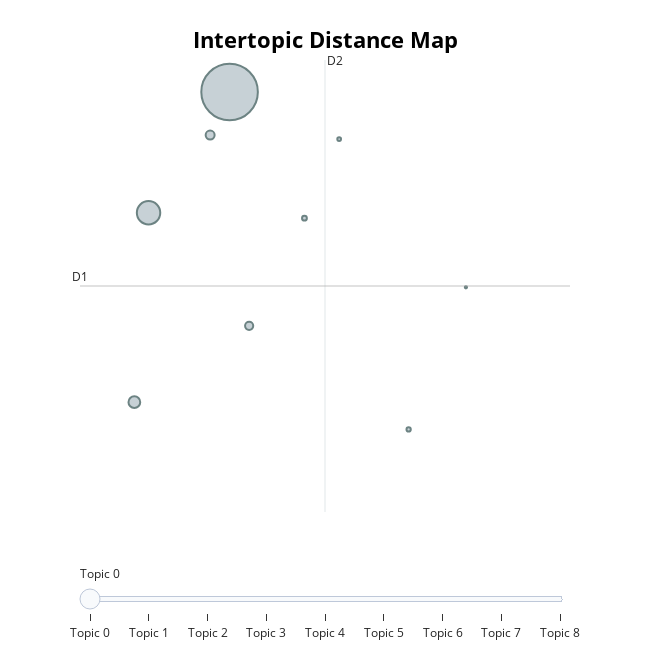
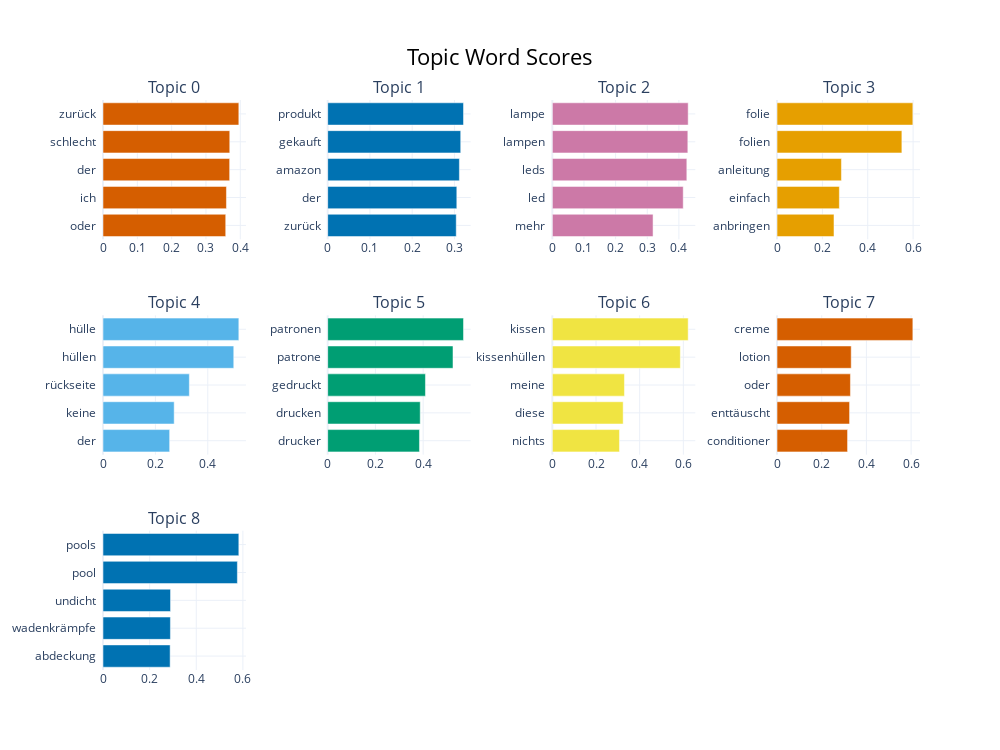

Write notebook code for charts like these, in order.
### Markdown cell above
#### **Visualization of German topic space**

We visualize the German topics in a 2D projection to see how well-separated they are. In the bar chart, we can inspect particular words in those clusters along with their significance.

### Code cell
fig_map = topic_model_baseline_german.visualize_topics()
fig_map.show()

fig_bar = topic_model_baseline_german.visualize_barchart(top_n_topics=10)
fig_bar.show()

### Figure 1 — Plotly figure (JSON) as saved in the notebook; plotly's stock layout.template omitted (floating-point values rounded to 4 significant figures)
{"data": [{"customdata": [[0, "zurück | schlecht | der | ich | oder", 23893], [1, "produkt | gekauft | amazon | der | zurück", 4097], [2, "lampe | lampen | leds | led | mehr", 1034], [3, "folie | folien | anleitung | einfach | anbringen", 602], [4, "hülle | hüllen | rückseite | keine | der", 499], [5, "patronen | patrone | gedruckt | drucken | drucker", 173], [6, "kissen | kissenhüllen | meine | diese | nichts", 137], [7, "creme | lotion | oder | enttäuscht | conditioner", 103], [8, "pools | pool | undicht | wadenkrämpfe | abdeckung", 38]], "hovertemplate": "<b>Topic %{customdata[0]}</b><br>%{customdata[1]}<br>Size: %{customdata[2]}", "legendgroup": "", "marker": {"color": "#B0BEC5", "size": [23893, 4097, 1034, 602, 499, 173, 137, 103, 38], "sizemode": "area", "sizeref": 14.93, "symbol": "circle", "line": {"color": "DarkSlateGrey", "width": 2}}, "mode": "markers", "name": "", "orientation": "v", "showlegend": false, "x": [3.267, 2.689, 2.587, 3.129, 3.407, 3.802, 4.546, 4.05, 4.955], "xaxis": "x", "y": [-3.051, -4.782, -7.496, -3.67, -6.402, -4.86, -7.886, -3.726, -5.849], "yaxis": "y", "type": "scatter"}], "layout": {"xaxis": {"anchor": "y", "domain": [0.0, 1.0], "title": {"text": ""}, "visible": false, "range": [2.199, 5.698]}, "yaxis": {"anchor": "x", "domain": [0.0, 1.0], "title": {"text": ""}, "visible": false, "range": [-9.069, -2.593]}, "legend": {"tracegroupgap": 0, "itemsizing": "constant"}, "margin": {"t": 60}, "title": {"font": {"size": 22, "color": "Black"}, "text": "<b>Intertopic Distance Map</b>", "y": 0.95, "x": 0.5, "xanchor": "center", "yanchor": "top"}, "hoverlabel": {"font": {"size": 16, "family": "Rockwell"}, "bgcolor": "white"}, "width": 650, "height": 650, "sliders": [{"active": 0, "pad": {"t": 50}, "steps": [{"args": [{"marker.color": [["red", "#B0BEC5", "#B0BEC5", "#B0BEC5", "#B0BEC5", "#B0BEC5", "#B0BEC5", "#B0BEC5", "#B0BEC5"]]}], "label": "Topic 0", "method": "update"}, {"args": [{"marker.color": [["#B0BEC5", "red", "#B0BEC5", "#B0BEC5", "#B0BEC5", "#B0BEC5", "#B0BEC5", "#B0BEC5", "#B0BEC5"]]}], "label": "Topic 1", "method": "update"}, {"args": [{"marker.color": [["#B0BEC5", "#B0BEC5", "red", "#B0BEC5", "#B0BEC5", "#B0BEC5", "#B0BEC5", "#B0BEC5", "#B0BEC5"]]}], "label": "Topic 2", "method": "update"}, {"args": [{"marker.color": [["#B0BEC5", "#B0BEC5", "#B0BEC5", "red", "#B0BEC5", "#B0BEC5", "#B0BEC5", "#B0BEC5", "#B0BEC5"]]}], "label": "Topic 3", "method": "update"}, {"args": [{"marker.color": [["#B0BEC5", "#B0BEC5", "#B0BEC5", "#B0BEC5", "red", "#B0BEC5", "#B0BEC5", "#B0BEC5", "#B0BEC5"]]}], "label": "Topic 4", "method": "update"}, {"args": [{"marker.color": [["#B0BEC5", "#B0BEC5", "#B0BEC5", "#B0BEC5", "#B0BEC5", "red", "#B0BEC5", "#B0BEC5", "#B0BEC5"]]}], "label": "Topic 5", "method": "update"}, {"args": [{"marker.color": [["#B0BEC5", "#B0BEC5", "#B0BEC5", "#B0BEC5", "#B0BEC5", "#B0BEC5", "red", "#B0BEC5", "#B0BEC5"]]}], "label": "Topic 6", "method": "update"}, {"args": [{"marker.color": [["#B0BEC5", "#B0BEC5", "#B0BEC5", "#B0BEC5", "#B0BEC5", "#B0BEC5", "#B0BEC5", "red", "#B0BEC5"]]}], "label": "Topic 7", "method": "update"}, {"args": [{"marker.color": [["#B0BEC5", "#B0BEC5", "#B0BEC5", "#B0BEC5", "#B0BEC5", "#B0BEC5", "#B0BEC5", "#B0BEC5", "red"]]}], "label": "Topic 8", "method": "update"}]}], "shapes": [{"line": {"color": "#CFD8DC", "width": 2}, "type": "line", "x0": 3.949, "x1": 3.949, "y0": -9.069, "y1": -2.593}, {"line": {"color": "#9E9E9E", "width": 2}, "type": "line", "x0": 2.199, "x1": 5.698, "y0": -5.831, "y1": -5.831}], "annotations": [{"showarrow": false, "text": "D1", "x": 2.199, "y": -5.831, "yshift": 10}, {"showarrow": false, "text": "D2", "x": 3.949, "xshift": 10, "y": -2.593}]}}

### Figure 2 — Plotly figure (JSON) as saved in the notebook; plotly's stock layout.template omitted (floating-point values rounded to 4 significant figures)
{"data": [{"marker": {"color": "#D55E00"}, "orientation": "h", "x": [0.3576, 0.3597, 0.369, 0.3693, 0.3957], "y": ["oder  ", "ich  ", "der  ", "schlecht  ", "zurück  "], "type": "bar", "xaxis": "x", "yaxis": "y"}, {"marker": {"color": "#0072B2"}, "orientation": "h", "x": [0.3042, 0.3056, 0.3117, 0.3148, 0.3214], "y": ["zurück  ", "der  ", "amazon  ", "gekauft  ", "produkt  "], "type": "bar", "xaxis": "x2", "yaxis": "y2"}, {"marker": {"color": "#CC79A7"}, "orientation": "h", "x": [0.3184, 0.4137, 0.4251, 0.4283, 0.4294], "y": ["mehr  ", "led  ", "leds  ", "lampen  ", "lampe  "], "type": "bar", "xaxis": "x3", "yaxis": "y3"}, {"marker": {"color": "#E69F00"}, "orientation": "h", "x": [0.2512, 0.2748, 0.284, 0.5506, 0.599], "y": ["anbringen  ", "einfach  ", "anleitung  ", "folien  ", "folie  "], "type": "bar", "xaxis": "x4", "yaxis": "y4"}, {"marker": {"color": "#56B4E9"}, "orientation": "h", "x": [0.2544, 0.2718, 0.3296, 0.4992, 0.5185], "y": ["der  ", "keine  ", "rückseite  ", "hüllen  ", "hülle  "], "type": "bar", "xaxis": "x5", "yaxis": "y5"}, {"marker": {"color": "#009E73"}, "orientation": "h", "x": [0.3845, 0.3877, 0.4095, 0.5249, 0.5689], "y": ["drucker  ", "drucken  ", "gedruckt  ", "patrone  ", "patronen  "], "type": "bar", "xaxis": "x6", "yaxis": "y6"}, {"marker": {"color": "#F0E442"}, "orientation": "h", "x": [0.3074, 0.3243, 0.3302, 0.5863, 0.6221], "y": ["nichts  ", "diese  ", "meine  ", "kissenhüllen  ", "kissen  "], "type": "bar", "xaxis": "x7", "yaxis": "y7"}, {"marker": {"color": "#D55E00"}, "orientation": "h", "x": [0.3157, 0.3247, 0.3286, 0.3321, 0.6079], "y": ["conditioner  ", "enttäuscht  ", "oder  ", "lotion  ", "creme  "], "type": "bar", "xaxis": "x8", "yaxis": "y8"}, {"marker": {"color": "#0072B2"}, "orientation": "h", "x": [0.288, 0.2892, 0.2897, 0.5764, 0.5826], "y": ["abdeckung  ", "wadenkrämpfe  ", "undicht  ", "pool  ", "pools  "], "type": "bar", "xaxis": "x9", "yaxis": "y9"}], "layout": {"xaxis": {"anchor": "y", "domain": [0.0, 0.175], "showgrid": true}, "yaxis": {"anchor": "x", "domain": [0.7556, 1.0], "showgrid": true}, "xaxis2": {"anchor": "y2", "domain": [0.275, 0.45], "showgrid": true}, "yaxis2": {"anchor": "x2", "domain": [0.7556, 1.0], "showgrid": true}, "xaxis3": {"anchor": "y3", "domain": [0.55, 0.725], "showgrid": true}, "yaxis3": {"anchor": "x3", "domain": [0.7556, 1.0], "showgrid": true}, "xaxis4": {"anchor": "y4", "domain": [0.825, 1.0], "showgrid": true}, "yaxis4": {"anchor": "x4", "domain": [0.7556, 1.0], "showgrid": true}, "xaxis5": {"anchor": "y5", "domain": [0.0, 0.175], "showgrid": true}, "yaxis5": {"anchor": "x5", "domain": [0.3778, 0.6222], "showgrid": true}, "xaxis6": {"anchor": "y6", "domain": [0.275, 0.45], "showgrid": true}, "yaxis6": {"anchor": "x6", "domain": [0.3778, 0.6222], "showgrid": true}, "xaxis7": {"anchor": "y7", "domain": [0.55, 0.725], "showgrid": true}, "yaxis7": {"anchor": "x7", "domain": [0.3778, 0.6222], "showgrid": true}, "xaxis8": {"anchor": "y8", "domain": [0.825, 1.0], "showgrid": true}, "yaxis8": {"anchor": "x8", "domain": [0.3778, 0.6222], "showgrid": true}, "xaxis9": {"anchor": "y9", "domain": [0.0, 0.175], "showgrid": true}, "yaxis9": {"anchor": "x9", "domain": [0.0, 0.2444], "showgrid": true}, "xaxis10": {"anchor": "y10", "domain": [0.275, 0.45], "showgrid": true}, "yaxis10": {"anchor": "x10", "domain": [0.0, 0.2444], "showgrid": true}, "xaxis11": {"anchor": "y11", "domain": [0.55, 0.725], "showgrid": true}, "yaxis11": {"anchor": "x11", "domain": [0.0, 0.2444], "showgrid": true}, "xaxis12": {"anchor": "y12", "domain": [0.825, 1.0], "showgrid": true}, "yaxis12": {"anchor": "x12", "domain": [0.0, 0.2444], "showgrid": true}, "annotations": [{"font": {"size": 16}, "showarrow": false, "text": "Topic 0", "x": 0.0875, "xanchor": "center", "xref": "paper", "y": 1.0, "yanchor": "bottom", "yref": "paper"}, {"font": {"size": 16}, "showarrow": false, "text": "Topic 1", "x": 0.3625, "xanchor": "center", "xref": "paper", "y": 1.0, "yanchor": "bottom", "yref": "paper"}, {"font": {"size": 16}, "showarrow": false, "text": "Topic 2", "x": 0.6375, "xanchor": "center", "xref": "paper", "y": 1.0, "yanchor": "bottom", "yref": "paper"}, {"font": {"size": 16}, "showarrow": false, "text": "Topic 3", "x": 0.9125, "xanchor": "center", "xref": "paper", "y": 1.0, "yanchor": "bottom", "yref": "paper"}, {"font": {"size": 16}, "showarrow": false, "text": "Topic 4", "x": 0.0875, "xanchor": "center", "xref": "paper", "y": 0.6222, "yanchor": "bottom", "yref": "paper"}, {"font": {"size": 16}, "showarrow": false, "text": "Topic 5", "x": 0.3625, "xanchor": "center", "xref": "paper", "y": 0.6222, "yanchor": "bottom", "yref": "paper"}, {"font": {"size": 16}, "showarrow": false, "text": "Topic 6", "x": 0.6375, "xanchor": "center", "xref": "paper", "y": 0.6222, "yanchor": "bottom", "yref": "paper"}, {"font": {"size": 16}, "showarrow": false, "text": "Topic 7", "x": 0.9125, "xanchor": "center", "xref": "paper", "y": 0.6222, "yanchor": "bottom", "yref": "paper"}, {"font": {"size": 16}, "showarrow": false, "text": "Topic 8", "x": 0.0875, "xanchor": "center", "xref": "paper", "y": 0.2444, "yanchor": "bottom", "yref": "paper"}], "title": {"font": {"size": 22, "color": "Black"}, "text": "Topic Word Scores", "x": 0.5, "xanchor": "center", "yanchor": "top"}, "hoverlabel": {"font": {"size": 16, "family": "Rockwell"}, "bgcolor": "white"}, "showlegend": false, "width": 1000, "height": 750}}
